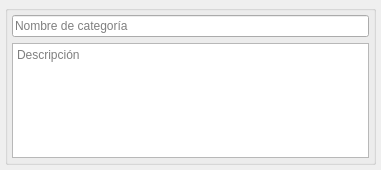
<?xml version="1.0" encoding="UTF-8"?>
<ui version="4.0">
 <class>dlgNewCategory</class>
 <widget class="QDialog" name="dlgNewCategory">
  <property name="geometry">
   <rect>
    <x>0</x>
    <y>0</y>
    <width>381</width>
    <height>170</height>
   </rect>
  </property>
  <property name="windowTitle">
   <string>Dialog</string>
  </property>
  <layout class="QVBoxLayout" name="verticalLayout_2">
   <property name="leftMargin">
    <number>5</number>
   </property>
   <property name="topMargin">
    <number>5</number>
   </property>
   <property name="rightMargin">
    <number>5</number>
   </property>
   <property name="bottomMargin">
    <number>5</number>
   </property>
   <item>
    <widget class="QGroupBox" name="groupBox">
     <property name="title">
      <string/>
     </property>
     <layout class="QVBoxLayout" name="verticalLayout">
      <property name="leftMargin">
       <number>4</number>
      </property>
      <property name="topMargin">
       <number>4</number>
      </property>
      <property name="rightMargin">
       <number>4</number>
      </property>
      <property name="bottomMargin">
       <number>4</number>
      </property>
      <item>
       <widget class="QLineEdit" name="txtCategory">
        <property name="placeholderText">
         <string>Nombre de categoría</string>
        </property>
       </widget>
      </item>
      <item>
       <widget class="QPlainTextEdit" name="pteDesc">
        <property name="placeholderText">
         <string>Descripción</string>
        </property>
       </widget>
      </item>
     </layout>
    </widget>
   </item>
  </layout>
 </widget>
 <resources/>
 <connections/>
</ui>
